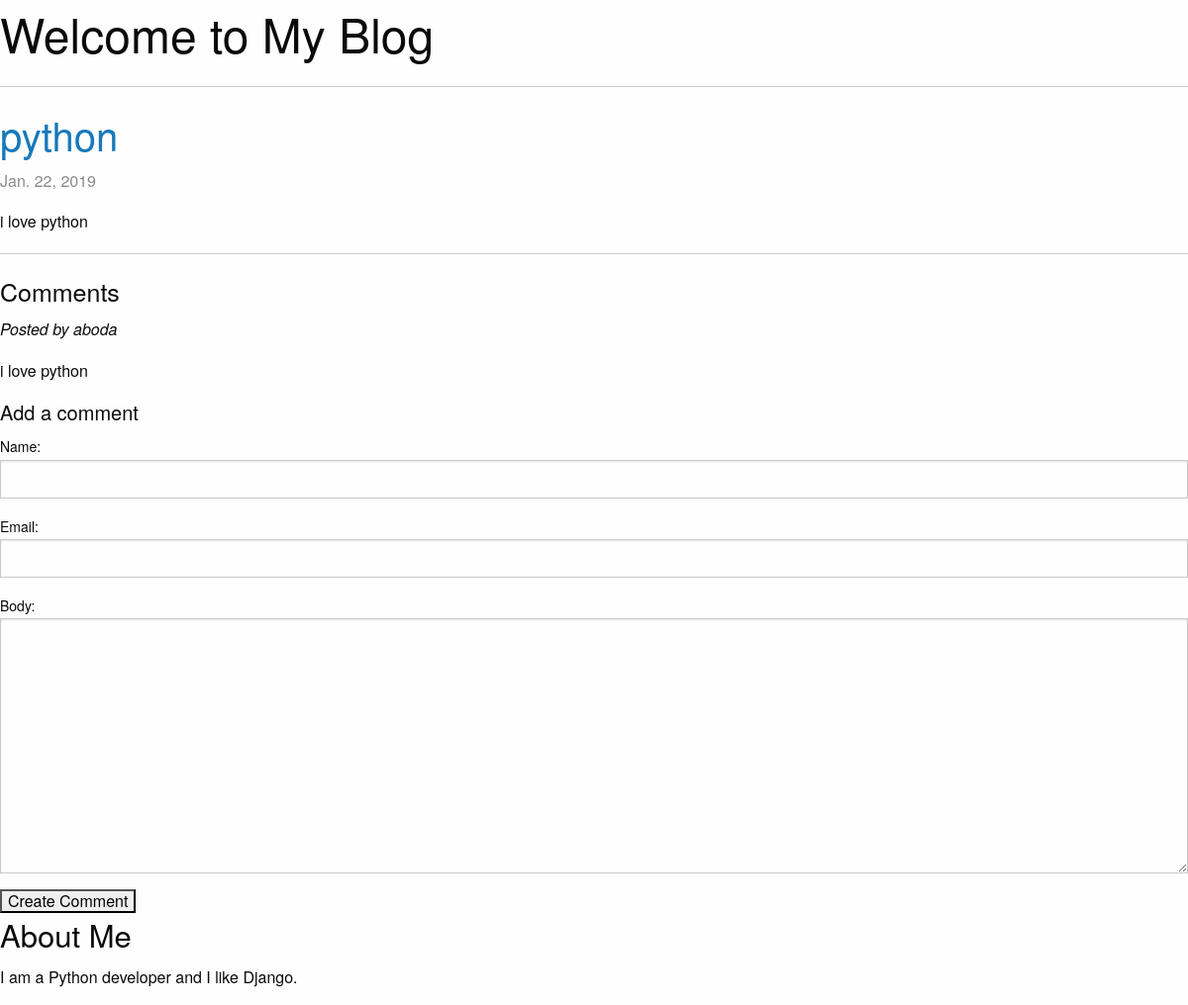
/1/, run on the app's committed database.
### blog/models.py (models this page shows, shortened)
class Entry(models.Model):
    title = models.CharField(max_length=100)
    author = models.ForeignKey('auth.User', on_delete=models.CASCADE)
    body = models.TextField()
    created_at = models.DateTimeField(auto_now_add=True)
    modified_at = models.DateTimeField(auto_now=True)
    def get_absolute_url(self):
        return reverse('entry_detail', kwargs={'pk':self.pk})
    class Meta:
        verbose_name_plural = 'entries'

class Comment(models.Model):
    entry = models.ForeignKey(Entry, on_delete=models.CASCADE)
    name = models.CharField(max_length=100)
    email = models.EmailField()
    body = models.TextField()
    created_at = models.DateTimeField(auto_now_add=True)
    modified_at = models.DateTimeField(auto_now_add=True)
    def __str__(self):
        return self.body

### blog/views.py (the view, shortened to what this page needs)
# urls.py: path('<int:pk>/', views.EntryDetail.as_view() , name='entry_detail' ),
class EntryDetail(CreateView):
    model = Entry
    template_name = 'blog/entry_detail.html'
    form_class = CommentForm
    def get_form_kwargs(self):
        kwargs = super().get_form_kwargs()
        kwargs['entry'] = self.get_object()
        return kwargs
    def get_context_data(self, **kwargs):
        context = super().get_context_data(**kwargs)
        context['entry'] = self.get_object()
        return context

### blog/forms.py (shortened to what this page needs)
class CommentForm(forms.ModelForm):
    class Meta:
        model = Comment
        fields = ('name', 'email', 'body')
    def __init__(self, *args, **kwargs):
        self.entry = kwargs.pop('entry')
        super().__init__(*args, **kwargs)

### templates/blog/entry_detail.html
{% extends "base.html" %}
{% block content %}
    {% include "_entry.html" with entry=entry only %}
    <hr>
    <h4>Comments</h4>
    {% for comment in entry.comment_set.all %}
        <p><em>Posted by {{ comment.name }}</em></p>
        {{ comment|linebreaks }}
    {% empty %}
        No comments yet.
    {% endfor %}
    <h5>Add a comment</h5>
    <form method="post">{% csrf_token %}
        {{ form.as_table }}
        <input type="submit" value="Create Comment">
    </form>
{% endblock %}

### templates/_entry.html (shortened to what this page needs)
<article>
    <h2><a href="{{ entry.get_absolute_url }}">{{ entry.title }}</a></h2>
    <p class="subheader">
        <time>{{ entry.modified_at|date }}</time>
    </p>
    {{ entry.body|linebreaks }}
</article>

### data on the page
Entry: title "python", modified_at "Jan. 22, 2019", body "i love python"
Comment: name "aboda", body "i love python"
